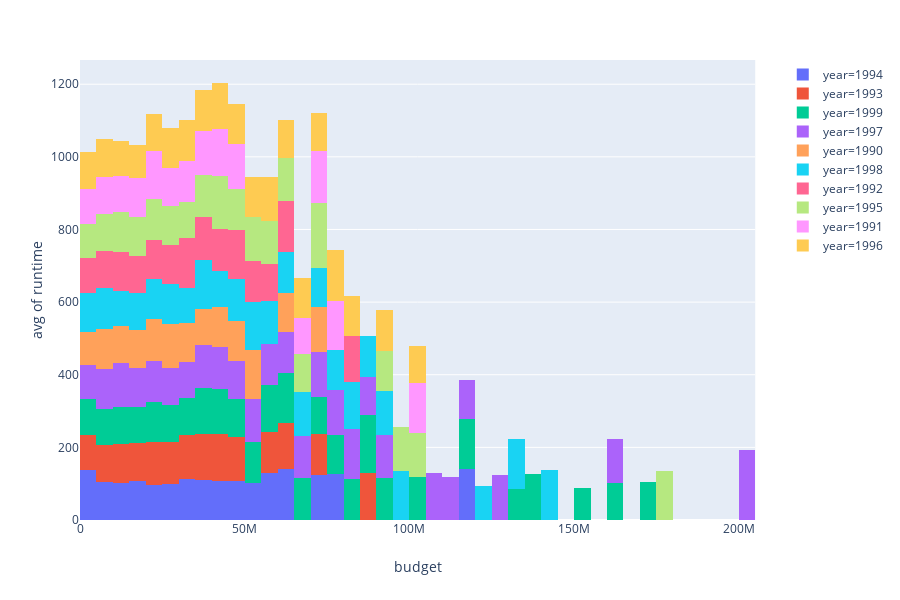

Write notebook code for a chart like this one.
### Code cell
fig = px.histogram(df_1990s[df_1990s['budget']>0], x='budget', y='runtime', color='year', nbins=40, histfunc='avg')
fig.show()
